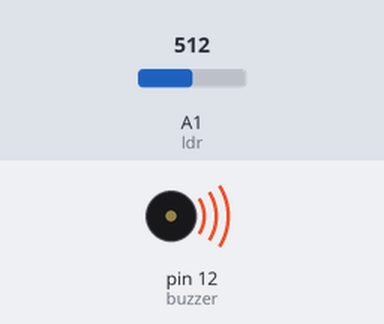
A sketch run on a simulated Arduino Uno, built with avr-gcc and run on an emulated ATmega328P. Shown: buzzer (waves = sounding). Inputs (shaded band) come from the test bench; at power-on: A1 (ldr) = 512.

Above: at 1.25 s.
1.3 s: A1 (ldr) set to 792
4.3 s: A1 (ldr) set to 807
At 4.8 s:
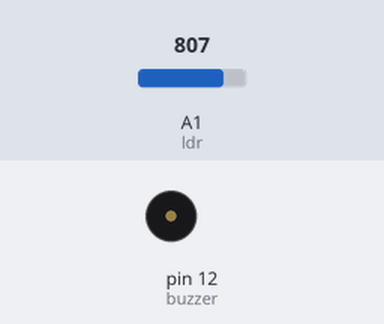
5.8 s: A1 (ldr) set to 790
At 5.95 s:
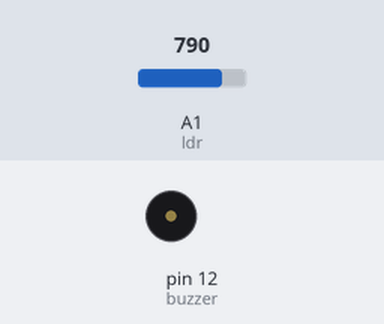
8.8 s: A1 (ldr) set to 810
Timing chart, 0 to 11.3 s (numbered marks = the images above; inputs shaded):
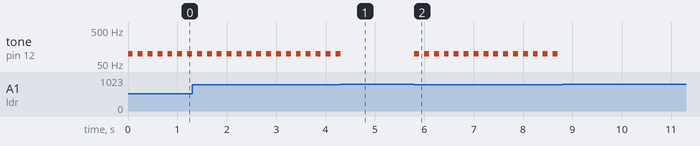

Measured:
- the behaviour switches between 799 and 800 on A1 (ldr) (found by bisection; images 0 and 1)
- after the input at 4.3 s, tone on pin 12 (buzzer): goes on until 4.3 s, then stays silent
- after the input at 5.8 s, tone on pin 12 (buzzer): alternates 100 Hz for 0.10 s and silent for 0.10 s, starting at once
- after the input at 8.8 s, tone on pin 12 (buzzer): stops changing and stays silent
- by itself, tone on pin 12 (buzzer): alternates 100 Hz for 0.10 s and silent for 0.10 s

The sketch:

buzzer_test.ino
```cpp
const int buzzer = 12;
const int ldr = A1;

void setup() {
  // put your setup code here, to run once:
Serial.begin(9600);
pinMode(buzzer,OUTPUT);
pinMode(ldr,INPUT);
}

void loop() {
  // put your main code here, to run repeatedly:
int ldrstatus = analogRead(ldr);
if(ldrstatus<800)
{
  tone(buzzer,100);
  delay(100);
  noTone(buzzer);
  delay(100);
}
else{
  noTone(buzzer);
}
}
```
